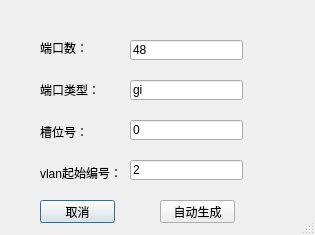
<?xml version="1.0" encoding="UTF-8"?>
<ui version="4.0">
 <class>VlanConfig</class>
 <widget class="QDialog" name="VlanConfig">
  <property name="geometry">
   <rect>
    <x>0</x>
    <y>0</y>
    <width>315</width>
    <height>235</height>
   </rect>
  </property>
  <property name="windowTitle">
   <string>vlan配置</string>
  </property>
  <property name="sizeGripEnabled">
   <bool>true</bool>
  </property>
  <widget class="QLineEdit" name="com_num">
   <property name="geometry">
    <rect>
     <x>130</x>
     <y>40</y>
     <width>113</width>
     <height>20</height>
    </rect>
   </property>
   <property name="text">
    <string>48</string>
   </property>
  </widget>
  <widget class="QLineEdit" name="first_vlan">
   <property name="geometry">
    <rect>
     <x>130</x>
     <y>160</y>
     <width>113</width>
     <height>20</height>
    </rect>
   </property>
   <property name="text">
    <string>2</string>
   </property>
  </widget>
  <widget class="QLineEdit" name="com_type">
   <property name="geometry">
    <rect>
     <x>130</x>
     <y>80</y>
     <width>113</width>
     <height>20</height>
    </rect>
   </property>
   <property name="text">
    <string>gi</string>
   </property>
  </widget>
  <widget class="QLineEdit" name="slot_num">
   <property name="geometry">
    <rect>
     <x>130</x>
     <y>120</y>
     <width>113</width>
     <height>20</height>
    </rect>
   </property>
   <property name="text">
    <string>0</string>
   </property>
  </widget>
  <widget class="QWidget" name="layoutWidget">
   <property name="geometry">
    <rect>
     <x>40</x>
     <y>30</y>
     <width>86</width>
     <height>161</height>
    </rect>
   </property>
   <layout class="QVBoxLayout" name="verticalLayout">
    <item>
     <widget class="QLabel" name="label">
      <property name="text">
       <string>端口数：</string>
      </property>
     </widget>
    </item>
    <item>
     <widget class="QLabel" name="label_2">
      <property name="text">
       <string>端口类型：</string>
      </property>
     </widget>
    </item>
    <item>
     <widget class="QLabel" name="label_3">
      <property name="text">
       <string>槽位号：</string>
      </property>
     </widget>
    </item>
    <item>
     <widget class="QLabel" name="label_4">
      <property name="text">
       <string>vlan起始编号：</string>
      </property>
     </widget>
    </item>
   </layout>
  </widget>
  <widget class="QPushButton" name="cancel">
   <property name="geometry">
    <rect>
     <x>40</x>
     <y>200</y>
     <width>75</width>
     <height>23</height>
    </rect>
   </property>
   <property name="text">
    <string>取消</string>
   </property>
  </widget>
  <widget class="QPushButton" name="auto_gen">
   <property name="geometry">
    <rect>
     <x>160</x>
     <y>200</y>
     <width>75</width>
     <height>23</height>
    </rect>
   </property>
   <property name="text">
    <string>自动生成</string>
   </property>
  </widget>
  <zorder>com_num</zorder>
  <zorder>com_type</zorder>
  <zorder>slot_num</zorder>
  <zorder>layoutWidget</zorder>
  <zorder>cancel</zorder>
  <zorder>auto_gen</zorder>
  <zorder>first_vlan</zorder>
 </widget>
 <tabstops>
  <tabstop>com_num</tabstop>
  <tabstop>com_type</tabstop>
  <tabstop>slot_num</tabstop>
  <tabstop>first_vlan</tabstop>
  <tabstop>auto_gen</tabstop>
  <tabstop>cancel</tabstop>
 </tabstops>
 <resources/>
 <connections/>
</ui>
